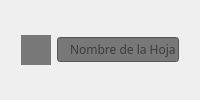
                      <widget class="QWidget" name="save_tab">
                       <attribute name="title">
                        <string>Crear nueva serie de datos</string>
                       </attribute>
                       <layout class="QHBoxLayout" name="horizontalLayout_16">
                        <item>
                         <widget class="QFrame" name="frame_17">
                          <property name="minimumSize">
                           <size>
                            <width>50</width>
                            <height>30</height>
                           </size>
                          </property>
                          <property name="frameShape">
                           <enum>QFrame::NoFrame</enum>
                          </property>
                          <property name="frameShadow">
                           <enum>QFrame::Plain</enum>
                          </property>
                          <layout class="QHBoxLayout" name="horizontalLayout_17">
                           <property name="leftMargin">
                            <number>10</number>
                           </property>
                           <property name="topMargin">
                            <number>0</number>
                           </property>
                           <property name="rightMargin">
                            <number>10</number>
                           </property>
                           <property name="bottomMargin">
                            <number>0</number>
                           </property>
                           <item>
                            <widget class="QPushButton" name="save_as">
                             <property name="minimumSize">
                              <size>
                               <width>30</width>
                               <height>30</height>
                              </size>
                             </property>
                             <property name="maximumSize">
                              <size>
                               <width>30</width>
                               <height>30</height>
                              </size>
                             </property>
                             <property name="font">
                              <font>
                               <family>Century Gothic</family>
                              </font>
                             </property>
                             <property name="styleSheet">
                              <string notr="true">QPushButton {
	
	background-color: rgb(120, 120, 120);
	color: rgb(216, 216, 216);
	border: 0px solid;
}

QPushButton:hover {
	
	background-color: rgb(125, 125, 125);
}

QPushButton:pressed {
	
	background-color: rgb(136, 136, 136);
	padding-top: 1px;
    

}
</string>
                             </property>
                             <property name="text">
                              <string/>
                             </property>
                             <property name="icon">
                              <iconset>
                               <normaloff>icons/save-icon-5404.png</normaloff>icons/save-icon-5404.png</iconset>
                             </property>
                             <property name="iconSize">
                              <size>
                               <width>18</width>
                               <height>18</height>
                              </size>
                             </property>
                            </widget>
                           </item>
                           <item>
                            <widget class="QLineEdit" name="Filename">
                             <property name="minimumSize">
                              <size>
                               <width>0</width>
                               <height>25</height>
                              </size>
                             </property>
                             <property name="font">
                              <font>
                               <family>Century Gothic</family>
                              </font>
                             </property>
                             <property name="styleSheet">
                              <string notr="true">background-color: rgb(120, 120, 120);
padding-left: 10px;</string>
                             </property>
                             <property name="text">
                              <string/>
                             </property>
                             <property name="placeholderText">
                              <string>Nombre de la Hoja</string>
                             </property>
                            </widget>
                           </item>
                          </layout>
                         </widget>
                        </item>
                       </layout>
                      </widget>
